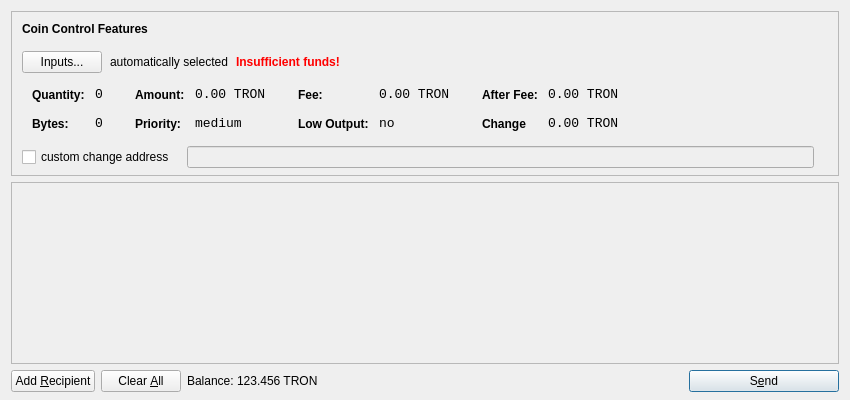
<?xml version="1.0" encoding="UTF-8"?>
<ui version="4.0">
 <class>SendCoinsDialog</class>
 <widget class="QDialog" name="SendCoinsDialog">
  <property name="geometry">
   <rect>
    <x>0</x>
    <y>0</y>
    <width>850</width>
    <height>400</height>
   </rect>
  </property>
  <property name="windowTitle">
   <string>Send Coins</string>
  </property>
  <layout class="QVBoxLayout" name="verticalLayout" stretch="0,1,0">
   <property name="bottomMargin">
    <number>8</number>
   </property>
   <item>
    <widget class="QFrame" name="frameCoinControl">
     <property name="sizePolicy">
      <sizepolicy hsizetype="Expanding" vsizetype="Expanding">
       <horstretch>0</horstretch>
       <verstretch>0</verstretch>
      </sizepolicy>
     </property>
     <property name="maximumSize">
      <size>
       <width>16777215</width>
       <height>16777215</height>
      </size>
     </property>
     <property name="frameShape">
      <enum>QFrame::StyledPanel</enum>
     </property>
     <property name="frameShadow">
      <enum>QFrame::Sunken</enum>
     </property>
     <layout class="QVBoxLayout" name="verticalLayoutCoinControl2">
      <property name="spacing">
       <number>6</number>
      </property>
      <property name="leftMargin">
       <number>0</number>
      </property>
      <property name="topMargin">
       <number>0</number>
      </property>
      <property name="rightMargin">
       <number>0</number>
      </property>
      <property name="bottomMargin">
       <number>6</number>
      </property>
      <item>
       <layout class="QVBoxLayout" name="verticalLayoutCoinControl" stretch="0,0,0,0,1">
        <property name="spacing">
         <number>0</number>
        </property>
        <property name="leftMargin">
         <number>10</number>
        </property>
        <property name="topMargin">
         <number>10</number>
        </property>
        <item>
         <layout class="QHBoxLayout" name="horizontalLayoutCoinControl1">
          <property name="bottomMargin">
           <number>15</number>
          </property>
          <item>
           <widget class="QLabel" name="labelCoinControlFeatures">
            <property name="sizePolicy">
             <sizepolicy hsizetype="Preferred" vsizetype="Maximum">
              <horstretch>0</horstretch>
              <verstretch>0</verstretch>
             </sizepolicy>
            </property>
            <property name="font">
             <font>
              <weight>75</weight>
              <bold>true</bold>
             </font>
            </property>
            <property name="styleSheet">
             <string notr="true">font-weight:bold;</string>
            </property>
            <property name="text">
             <string>Coin Control Features</string>
            </property>
           </widget>
          </item>
         </layout>
        </item>
        <item>
         <layout class="QHBoxLayout" name="horizontalLayoutCoinControl2" stretch="0,0,0,0">
          <property name="spacing">
           <number>8</number>
          </property>
          <property name="bottomMargin">
           <number>10</number>
          </property>
          <item>
           <widget class="QPushButton" name="pushButtonCoinControl">
            <property name="styleSheet">
             <string notr="true"/>
            </property>
            <property name="text">
             <string>Inputs...</string>
            </property>
           </widget>
          </item>
          <item>
           <widget class="QLabel" name="labelCoinControlAutomaticallySelected">
            <property name="text">
             <string>automatically selected</string>
            </property>
            <property name="margin">
             <number>5</number>
            </property>
           </widget>
          </item>
          <item>
           <widget class="QLabel" name="labelCoinControlInsuffFunds">
            <property name="font">
             <font>
              <weight>75</weight>
              <bold>true</bold>
             </font>
            </property>
            <property name="styleSheet">
             <string notr="true">color:red;font-weight:bold;</string>
            </property>
            <property name="text">
             <string>Insufficient funds!</string>
            </property>
            <property name="margin">
             <number>5</number>
            </property>
           </widget>
          </item>
          <item>
           <spacer name="horizontalSpacerCoinControl">
            <property name="orientation">
             <enum>Qt::Horizontal</enum>
            </property>
            <property name="sizeHint" stdset="0">
             <size>
              <width>40</width>
              <height>1</height>
             </size>
            </property>
           </spacer>
          </item>
         </layout>
        </item>
        <item>
         <widget class="QWidget" name="widgetCoinControl" native="true">
          <property name="sizePolicy">
           <sizepolicy hsizetype="Preferred" vsizetype="Preferred">
            <horstretch>0</horstretch>
            <verstretch>0</verstretch>
           </sizepolicy>
          </property>
          <property name="minimumSize">
           <size>
            <width>0</width>
            <height>0</height>
           </size>
          </property>
          <property name="styleSheet">
           <string notr="true"/>
          </property>
          <layout class="QHBoxLayout" name="horizontalLayoutCoinControl5">
           <property name="margin">
            <number>0</number>
           </property>
           <item>
            <layout class="QHBoxLayout" name="horizontalLayoutCoinControl3" stretch="0,0,0,1">
             <property name="spacing">
              <number>20</number>
             </property>
             <property name="topMargin">
              <number>0</number>
             </property>
             <property name="bottomMargin">
              <number>10</number>
             </property>
             <item>
              <layout class="QFormLayout" name="formLayoutCoinControl1">
               <property name="horizontalSpacing">
                <number>10</number>
               </property>
               <property name="verticalSpacing">
                <number>14</number>
               </property>
               <property name="leftMargin">
                <number>10</number>
               </property>
               <property name="topMargin">
                <number>4</number>
               </property>
               <property name="rightMargin">
                <number>6</number>
               </property>
               <item row="0" column="0">
                <widget class="QLabel" name="labelCoinControlQuantityText">
                 <property name="styleSheet">
                  <string notr="true">font-weight:bold;</string>
                 </property>
                 <property name="text">
                  <string>Quantity:</string>
                 </property>
                 <property name="margin">
                  <number>0</number>
                 </property>
                </widget>
               </item>
               <item row="0" column="1">
                <widget class="QLabel" name="labelCoinControlQuantity">
                 <property name="font">
                  <font>
                   <family>Monospace</family>
                   <pointsize>10</pointsize>
                  </font>
                 </property>
                 <property name="cursor">
                  <cursorShape>IBeamCursor</cursorShape>
                 </property>
                 <property name="contextMenuPolicy">
                  <enum>Qt::ActionsContextMenu</enum>
                 </property>
                 <property name="text">
                  <string>0</string>
                 </property>
                 <property name="margin">
                  <number>0</number>
                 </property>
                 <property name="textInteractionFlags">
                  <set>Qt::LinksAccessibleByMouse|Qt::TextSelectableByKeyboard|Qt::TextSelectableByMouse</set>
                 </property>
                </widget>
               </item>
               <item row="1" column="0">
                <widget class="QLabel" name="labelCoinControlBytesText">
                 <property name="styleSheet">
                  <string notr="true">font-weight:bold;</string>
                 </property>
                 <property name="text">
                  <string>Bytes:</string>
                 </property>
                </widget>
               </item>
               <item row="1" column="1">
                <widget class="QLabel" name="labelCoinControlBytes">
                 <property name="font">
                  <font>
                   <family>Monospace</family>
                   <pointsize>10</pointsize>
                  </font>
                 </property>
                 <property name="cursor">
                  <cursorShape>IBeamCursor</cursorShape>
                 </property>
                 <property name="contextMenuPolicy">
                  <enum>Qt::ActionsContextMenu</enum>
                 </property>
                 <property name="text">
                  <string>0</string>
                 </property>
                 <property name="textInteractionFlags">
                  <set>Qt::LinksAccessibleByMouse|Qt::TextSelectableByKeyboard|Qt::TextSelectableByMouse</set>
                 </property>
                </widget>
               </item>
              </layout>
             </item>
             <item>
              <layout class="QFormLayout" name="formLayoutCoinControl2">
               <property name="horizontalSpacing">
                <number>10</number>
               </property>
               <property name="verticalSpacing">
                <number>14</number>
               </property>
               <property name="leftMargin">
                <number>6</number>
               </property>
               <property name="topMargin">
                <number>4</number>
               </property>
               <property name="rightMargin">
                <number>6</number>
               </property>
               <item row="0" column="0">
                <widget class="QLabel" name="labelCoinControlAmountText">
                 <property name="styleSheet">
                  <string notr="true">font-weight:bold;</string>
                 </property>
                 <property name="text">
                  <string>Amount:</string>
                 </property>
                 <property name="margin">
                  <number>0</number>
                 </property>
                </widget>
               </item>
               <item row="0" column="1">
                <widget class="QLabel" name="labelCoinControlAmount">
                 <property name="font">
                  <font>
                   <family>Monospace</family>
                   <pointsize>10</pointsize>
                  </font>
                 </property>
                 <property name="cursor">
                  <cursorShape>IBeamCursor</cursorShape>
                 </property>
                 <property name="contextMenuPolicy">
                  <enum>Qt::ActionsContextMenu</enum>
                 </property>
                 <property name="text">
                  <string>0.00 TRON</string>
                 </property>
                 <property name="textInteractionFlags">
                  <set>Qt::LinksAccessibleByMouse|Qt::TextSelectableByKeyboard|Qt::TextSelectableByMouse</set>
                 </property>
                </widget>
               </item>
               <item row="1" column="0">
                <widget class="QLabel" name="labelCoinControlPriorityText">
                 <property name="styleSheet">
                  <string notr="true">font-weight:bold;</string>
                 </property>
                 <property name="text">
                  <string>Priority:</string>
                 </property>
                </widget>
               </item>
               <item row="1" column="1">
                <widget class="QLabel" name="labelCoinControlPriority">
                 <property name="font">
                  <font>
                   <family>Monospace</family>
                   <pointsize>10</pointsize>
                  </font>
                 </property>
                 <property name="cursor">
                  <cursorShape>IBeamCursor</cursorShape>
                 </property>
                 <property name="contextMenuPolicy">
                  <enum>Qt::ActionsContextMenu</enum>
                 </property>
                 <property name="text">
                  <string>medium</string>
                 </property>
                 <property name="textInteractionFlags">
                  <set>Qt::LinksAccessibleByMouse|Qt::TextSelectableByKeyboard|Qt::TextSelectableByMouse</set>
                 </property>
                </widget>
               </item>
              </layout>
             </item>
             <item>
              <layout class="QFormLayout" name="formLayoutCoinControl3">
               <property name="horizontalSpacing">
                <number>10</number>
               </property>
               <property name="verticalSpacing">
                <number>14</number>
               </property>
               <property name="leftMargin">
                <number>6</number>
               </property>
               <property name="topMargin">
                <number>4</number>
               </property>
               <property name="rightMargin">
                <number>6</number>
               </property>
               <item row="0" column="0">
                <widget class="QLabel" name="labelCoinControlFeeText">
                 <property name="styleSheet">
                  <string notr="true">font-weight:bold;</string>
                 </property>
                 <property name="text">
                  <string>Fee:</string>
                 </property>
                 <property name="margin">
                  <number>0</number>
                 </property>
                </widget>
               </item>
               <item row="0" column="1">
                <widget class="QLabel" name="labelCoinControlFee">
                 <property name="font">
                  <font>
                   <family>Monospace</family>
                   <pointsize>10</pointsize>
                  </font>
                 </property>
                 <property name="cursor">
                  <cursorShape>IBeamCursor</cursorShape>
                 </property>
                 <property name="contextMenuPolicy">
                  <enum>Qt::ActionsContextMenu</enum>
                 </property>
                 <property name="text">
                  <string>0.00 TRON</string>
                 </property>
                 <property name="textInteractionFlags">
                  <set>Qt::LinksAccessibleByMouse|Qt::TextSelectableByKeyboard|Qt::TextSelectableByMouse</set>
                 </property>
                </widget>
               </item>
               <item row="1" column="0">
                <widget class="QLabel" name="labelCoinControlLowOutputText">
                 <property name="styleSheet">
                  <string notr="true">font-weight:bold;</string>
                 </property>
                 <property name="text">
                  <string>Low Output:</string>
                 </property>
                </widget>
               </item>
               <item row="1" column="1">
                <widget class="QLabel" name="labelCoinControlLowOutput">
                 <property name="font">
                  <font>
                   <family>Monospace</family>
                   <pointsize>10</pointsize>
                  </font>
                 </property>
                 <property name="cursor">
                  <cursorShape>IBeamCursor</cursorShape>
                 </property>
                 <property name="contextMenuPolicy">
                  <enum>Qt::ActionsContextMenu</enum>
                 </property>
                 <property name="text">
                  <string>no</string>
                 </property>
                 <property name="textInteractionFlags">
                  <set>Qt::LinksAccessibleByMouse|Qt::TextSelectableByKeyboard|Qt::TextSelectableByMouse</set>
                 </property>
                </widget>
               </item>
              </layout>
             </item>
             <item>
              <layout class="QFormLayout" name="formLayoutCoinControl4">
               <property name="horizontalSpacing">
                <number>10</number>
               </property>
               <property name="verticalSpacing">
                <number>14</number>
               </property>
               <property name="leftMargin">
                <number>6</number>
               </property>
               <property name="topMargin">
                <number>4</number>
               </property>
               <property name="rightMargin">
                <number>6</number>
               </property>
               <item row="0" column="0">
                <widget class="QLabel" name="labelCoinControlAfterFeeText">
                 <property name="styleSheet">
                  <string notr="true">font-weight:bold;</string>
                 </property>
                 <property name="text">
                  <string>After Fee:</string>
                 </property>
                 <property name="margin">
                  <number>0</number>
                 </property>
                </widget>
               </item>
               <item row="0" column="1">
                <widget class="QLabel" name="labelCoinControlAfterFee">
                 <property name="font">
                  <font>
                   <family>Monospace</family>
                   <pointsize>10</pointsize>
                  </font>
                 </property>
                 <property name="cursor">
                  <cursorShape>IBeamCursor</cursorShape>
                 </property>
                 <property name="contextMenuPolicy">
                  <enum>Qt::ActionsContextMenu</enum>
                 </property>
                 <property name="text">
                  <string>0.00 TRON</string>
                 </property>
                 <property name="textInteractionFlags">
                  <set>Qt::LinksAccessibleByMouse|Qt::TextSelectableByKeyboard|Qt::TextSelectableByMouse</set>
                 </property>
                </widget>
               </item>
               <item row="1" column="0">
                <widget class="QLabel" name="labelCoinControlChangeText">
                 <property name="styleSheet">
                  <string notr="true">font-weight:bold;</string>
                 </property>
                 <property name="text">
                  <string>Change</string>
                 </property>
                </widget>
               </item>
               <item row="1" column="1">
                <widget class="QLabel" name="labelCoinControlChange">
                 <property name="font">
                  <font>
                   <family>Monospace</family>
                   <pointsize>10</pointsize>
                  </font>
                 </property>
                 <property name="cursor">
                  <cursorShape>IBeamCursor</cursorShape>
                 </property>
                 <property name="contextMenuPolicy">
                  <enum>Qt::ActionsContextMenu</enum>
                 </property>
                 <property name="text">
                  <string>0.00 TRON</string>
                 </property>
                 <property name="textInteractionFlags">
                  <set>Qt::LinksAccessibleByMouse|Qt::TextSelectableByKeyboard|Qt::TextSelectableByMouse</set>
                 </property>
                </widget>
               </item>
              </layout>
             </item>
            </layout>
           </item>
          </layout>
         </widget>
        </item>
        <item>
         <layout class="QHBoxLayout" name="horizontalLayoutCoinControl4" stretch="0,0,0">
          <property name="spacing">
           <number>12</number>
          </property>
          <property name="sizeConstraint">
           <enum>QLayout::SetDefaultConstraint</enum>
          </property>
          <property name="topMargin">
           <number>5</number>
          </property>
          <property name="rightMargin">
           <number>5</number>
          </property>
          <item>
           <widget class="QCheckBox" name="checkBoxCoinControlChange">
            <property name="text">
             <string>custom change address</string>
            </property>
           </widget>
          </item>
          <item>
           <widget class="QLineEdit" name="lineEditCoinControlChange">
            <property name="enabled">
             <bool>false</bool>
            </property>
            <property name="sizePolicy">
             <sizepolicy hsizetype="Expanding" vsizetype="Fixed">
              <horstretch>0</horstretch>
              <verstretch>0</verstretch>
             </sizepolicy>
            </property>
           </widget>
          </item>
          <item>
           <widget class="QLabel" name="labelCoinControlChangeLabel">
            <property name="sizePolicy">
             <sizepolicy hsizetype="Preferred" vsizetype="Expanding">
              <horstretch>0</horstretch>
              <verstretch>0</verstretch>
             </sizepolicy>
            </property>
            <property name="minimumSize">
             <size>
              <width>0</width>
              <height>0</height>
             </size>
            </property>
            <property name="text">
             <string/>
            </property>
            <property name="margin">
             <number>3</number>
            </property>
           </widget>
          </item>
         </layout>
        </item>
        <item>
         <spacer name="verticalSpacerCoinControl">
          <property name="orientation">
           <enum>Qt::Vertical</enum>
          </property>
          <property name="sizeHint" stdset="0">
           <size>
            <width>800</width>
            <height>1</height>
           </size>
          </property>
         </spacer>
        </item>
       </layout>
      </item>
     </layout>
    </widget>
   </item>
   <item>
    <widget class="QScrollArea" name="scrollArea">
     <property name="widgetResizable">
      <bool>true</bool>
     </property>
     <widget class="QWidget" name="scrollAreaWidgetContents">
      <property name="geometry">
       <rect>
        <x>0</x>
        <y>0</y>
        <width>830</width>
        <height>162</height>
       </rect>
      </property>
      <layout class="QVBoxLayout" name="verticalLayout_2">
       <property name="margin">
        <number>0</number>
       </property>
       <item>
        <layout class="QVBoxLayout" name="entries">
         <property name="spacing">
          <number>6</number>
         </property>
        </layout>
       </item>
       <item>
        <spacer name="verticalSpacer">
         <property name="orientation">
          <enum>Qt::Vertical</enum>
         </property>
         <property name="sizeHint" stdset="0">
          <size>
           <width>20</width>
           <height>40</height>
          </size>
         </property>
        </spacer>
       </item>
      </layout>
     </widget>
    </widget>
   </item>
   <item>
    <layout class="QHBoxLayout" name="horizontalLayout">
     <item>
      <widget class="QPushButton" name="addButton">
       <property name="toolTip">
        <string>Send to multiple recipients at once</string>
       </property>
       <property name="text">
        <string>Add &amp;Recipient</string>
       </property>
       <property name="icon">
        <iconset resource="../bitcoin.qrc">
         <normaloff>:/icons/add</normaloff>:/icons/add</iconset>
       </property>
       <property name="autoDefault">
        <bool>false</bool>
       </property>
      </widget>
     </item>
     <item>
      <widget class="QPushButton" name="clearButton">
       <property name="sizePolicy">
        <sizepolicy hsizetype="Minimum" vsizetype="Fixed">
         <horstretch>0</horstretch>
         <verstretch>0</verstretch>
        </sizepolicy>
       </property>
       <property name="toolTip">
        <string>Remove all transaction fields</string>
       </property>
       <property name="text">
        <string>Clear &amp;All</string>
       </property>
       <property name="icon">
        <iconset resource="../bitcoin.qrc">
         <normaloff>:/icons/remove</normaloff>:/icons/remove</iconset>
       </property>
       <property name="autoRepeatDelay">
        <number>300</number>
       </property>
       <property name="autoDefault">
        <bool>false</bool>
       </property>
      </widget>
     </item>
     <item>
      <layout class="QHBoxLayout" name="horizontalLayout_2">
       <property name="spacing">
        <number>3</number>
       </property>
       <item>
        <widget class="QLabel" name="label">
         <property name="sizePolicy">
          <sizepolicy hsizetype="Preferred" vsizetype="Fixed">
           <horstretch>0</horstretch>
           <verstretch>0</verstretch>
          </sizepolicy>
         </property>
         <property name="text">
          <string>Balance:</string>
         </property>
        </widget>
       </item>
       <item>
        <widget class="QLabel" name="labelBalance">
         <property name="sizePolicy">
          <sizepolicy hsizetype="Preferred" vsizetype="Fixed">
           <horstretch>0</horstretch>
           <verstretch>0</verstretch>
          </sizepolicy>
         </property>
         <property name="cursor">
          <cursorShape>IBeamCursor</cursorShape>
         </property>
         <property name="text">
          <string>123.456 TRON</string>
         </property>
         <property name="textInteractionFlags">
          <set>Qt::LinksAccessibleByMouse|Qt::TextSelectableByKeyboard|Qt::TextSelectableByMouse</set>
         </property>
        </widget>
       </item>
      </layout>
     </item>
     <item>
      <spacer name="horizontalSpacer">
       <property name="orientation">
        <enum>Qt::Horizontal</enum>
       </property>
       <property name="sizeHint" stdset="0">
        <size>
         <width>40</width>
         <height>20</height>
        </size>
       </property>
      </spacer>
     </item>
     <item>
      <widget class="QPushButton" name="sendButton">
       <property name="minimumSize">
        <size>
         <width>150</width>
         <height>0</height>
        </size>
       </property>
       <property name="toolTip">
        <string>Confirm the send action</string>
       </property>
       <property name="text">
        <string>S&amp;end</string>
       </property>
       <property name="icon">
        <iconset resource="../bitcoin.qrc">
         <normaloff>:/icons/send</normaloff>:/icons/send</iconset>
       </property>
       <property name="default">
        <bool>true</bool>
       </property>
      </widget>
     </item>
    </layout>
   </item>
  </layout>
 </widget>
 <resources>
  <include location="../bitcoin.qrc"/>
 </resources>
 <connections/>
</ui>
